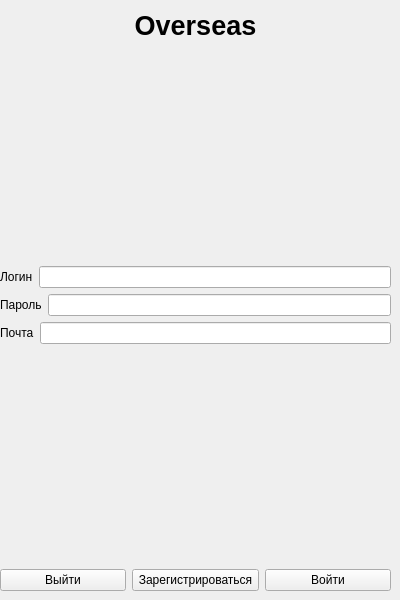
<?xml version="1.0" encoding="UTF-8"?>
<ui version="4.0">
 <class>AuthorizationForm</class>
 <widget class="QWidget" name="AuthorizationForm">
  <property name="geometry">
   <rect>
    <x>0</x>
    <y>0</y>
    <width>400</width>
    <height>600</height>
   </rect>
  </property>
  <property name="windowTitle">
   <string>Enter in Overseas</string>
  </property>
  <widget class="QWidget" name="verticalLayoutWidget">
   <property name="geometry">
    <rect>
     <x>0</x>
     <y>10</y>
     <width>391</width>
     <height>581</height>
    </rect>
   </property>
   <layout class="QVBoxLayout" name="verticalLayout">
    <item>
     <widget class="QLabel" name="Title_label">
      <property name="font">
       <font>
        <pointsize>20</pointsize>
        <bold>true</bold>
       </font>
      </property>
      <property name="layoutDirection">
       <enum>Qt::LeftToRight</enum>
      </property>
      <property name="text">
       <string>Overseas</string>
      </property>
      <property name="textFormat">
       <enum>Qt::PlainText</enum>
      </property>
      <property name="alignment">
       <set>Qt::AlignCenter</set>
      </property>
     </widget>
    </item>
    <item>
     <spacer name="verticalSpacer">
      <property name="orientation">
       <enum>Qt::Vertical</enum>
      </property>
      <property name="sizeHint" stdset="0">
       <size>
        <width>0</width>
        <height>0</height>
       </size>
      </property>
     </spacer>
    </item>
    <item>
     <layout class="QHBoxLayout" name="login_horizontalLayout">
      <item>
       <widget class="QLabel" name="login_label">
        <property name="text">
         <string>Логин</string>
        </property>
       </widget>
      </item>
      <item>
       <widget class="QLineEdit" name="login_lineEdit"/>
      </item>
     </layout>
    </item>
    <item>
     <layout class="QHBoxLayout" name="password_horizontalLayout">
      <item>
       <widget class="QLabel" name="password_label">
        <property name="text">
         <string>Пароль</string>
        </property>
       </widget>
      </item>
      <item>
       <widget class="QLineEdit" name="password_lineEdit"/>
      </item>
     </layout>
    </item>
    <item>
     <layout class="QHBoxLayout" name="email_horizontalLayout">
      <item>
       <widget class="QLabel" name="email_label">
        <property name="text">
         <string>Почта</string>
        </property>
       </widget>
      </item>
      <item>
       <widget class="QLineEdit" name="email_lineEdit"/>
      </item>
     </layout>
    </item>
    <item>
     <spacer name="verticalSpacer_2">
      <property name="orientation">
       <enum>Qt::Vertical</enum>
      </property>
      <property name="sizeHint" stdset="0">
       <size>
        <width>20</width>
        <height>40</height>
       </size>
      </property>
     </spacer>
    </item>
    <item>
     <layout class="QHBoxLayout" name="buttons_horizontalLayout">
      <item>
       <widget class="QPushButton" name="exit_pushButton">
        <property name="text">
         <string>Выйти</string>
        </property>
       </widget>
      </item>
      <item>
       <widget class="QPushButton" name="signUp_pushButton">
        <property name="text">
         <string>Зарегистрироваться</string>
        </property>
       </widget>
      </item>
      <item>
       <widget class="QPushButton" name="signIn_pushButton">
        <property name="text">
         <string>Войти</string>
        </property>
       </widget>
      </item>
     </layout>
    </item>
   </layout>
  </widget>
 </widget>
 <resources/>
 <connections/>
</ui>
